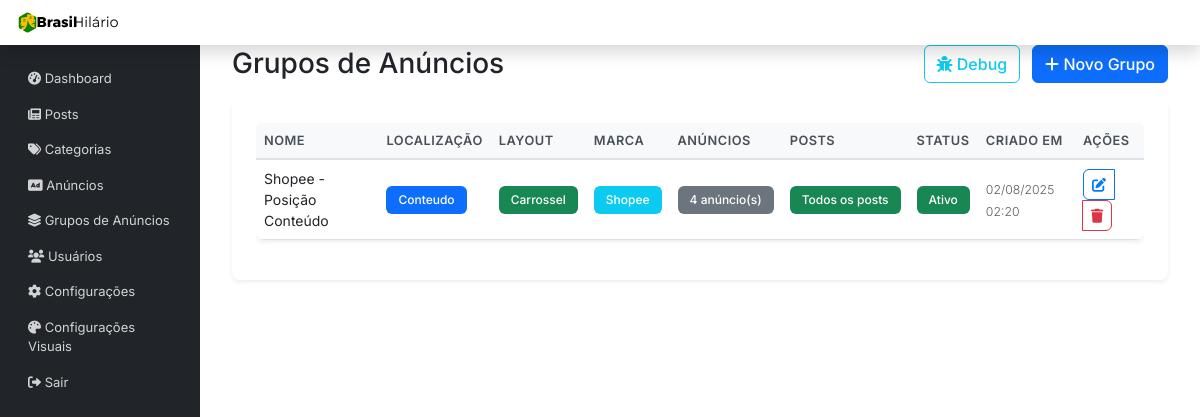
/admin/grupos-anuncios.php (signed in), run on an earlier commit of the app's database.
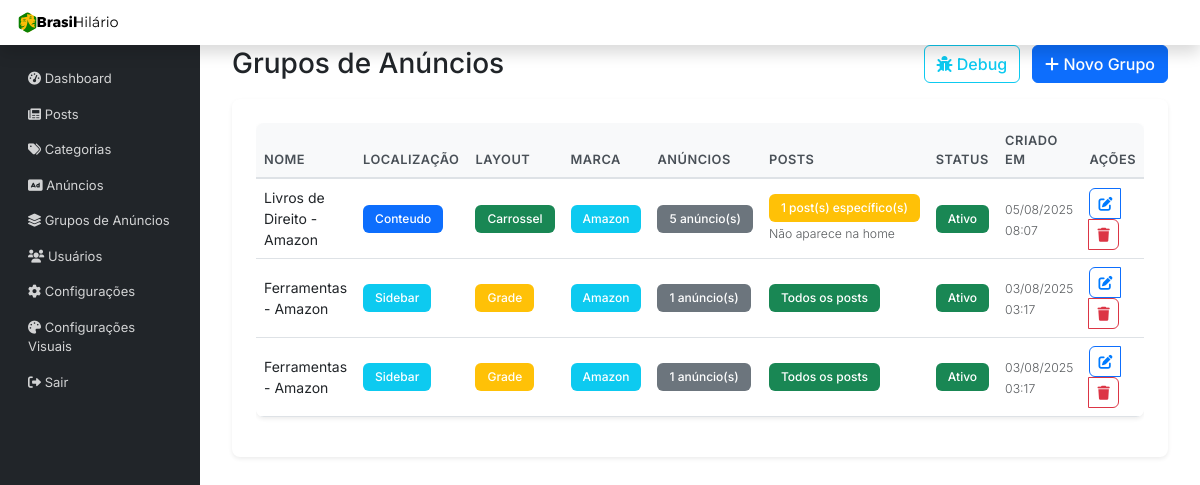
And on a later commit of the database.
### tables this page shows
CREATE TABLE `grupos_anuncios` (
  `id` int(11) NOT NULL,
  `nome` varchar(255) NOT NULL,
  `localizacao` enum('sidebar','conteudo') NOT NULL,
  `layout` enum('carrossel','grade') DEFAULT 'carrossel',
  `marca` enum('','shopee','amazon') DEFAULT '',
  `ativo` tinyint(1) DEFAULT '1',
  `criado_em` timestamp NOT NULL DEFAULT CURRENT_TIMESTAMP,
  `atualizado_em` timestamp NOT NULL DEFAULT CURRENT_TIMESTAMP ON UPDATE CURRENT_TIMESTAMP,
  `posts_especificos` tinyint(1) DEFAULT '0' COMMENT 'TRUE = apenas posts selecionados, FALSE = todos os posts',
  `aparecer_inicio` tinyint(1) DEFAULT '1' COMMENT 'TRUE = aparece na página inicial, FALSE = não aparece'
);

### includes/GruposAnunciosManager.php (called while the page is built, shortened)
<?php
class GruposAnunciosManager {
    private $pdo;
    public function __construct($pdo) {
        $this->pdo = $pdo;
    }
    public function getAllGruposComStats() {
        $sql = "SELECT g.*, COUNT(gi.anuncio_id) as total_anuncios
                FROM grupos_anuncios g
                LEFT JOIN grupos_anuncios_items gi ON g.id = gi.grupo_id
                GROUP BY g.id
                ORDER BY g.criado_em DESC";
        try {
            $stmt = $this->pdo->prepare($sql);
            $stmt->execute();
            return $stmt->fetchAll(PDO::FETCH_ASSOC);
        } catch (Exception $e) {
            error_log("Erro ao buscar grupos com stats: " . $e->getMessage());
            return [];
        }
    }
}
?>

### admin/grupos-anuncios.php (the view, shortened to what the changed rows need)
<?php
require_once '../config/database.php';
require_once '../includes/GruposAnunciosManager.php';
$gruposManager = new GruposAnunciosManager($pdo);
$grupos = $gruposManager->getAllGruposComStats();
include 'includes/header.php';
?>
<div class="d-flex justify-content-between align-items-center mb-4">
    <h1 class="h3 mb-0">Grupos de Anúncios</h1>
</div>
    <div class="card">
        <div class="card-body">
            <?php if (empty($grupos)): ?>
                <div class="text-center py-4">
                    <i class="fas fa-ad fa-3x text-muted mb-3"></i>
                    <h5 class="text-muted">Nenhum grupo de anúncios encontrado</h5>
                    <p class="text-muted">Crie seu primeiro grupo para começar a exibir anúncios organizados.</p>
                    <a href="novo-grupo-anuncios.php" class="btn btn-primary">
                        <i class="fas fa-plus"></i> Criar Primeiro Grupo
                    </a>
                </div>
            <?php else: ?>
                <div class="table-responsive">
                    <table class="table table-hover">
                        <thead>
                            <tr>
                                <th>Nome</th>
                                <th>Localização</th>
                                <th>Layout</th>
                                <th>Marca</th>
                                <th>Anúncios</th>
                                <th>Posts</th>
                                <th>Status</th>
                                <th>Criado em</th>
                                <th>Ações</th>
                            </tr>
                        </thead>
                        <tbody>
                            <?php foreach ($grupos as $grupo): ?>
                                <tr>
                                    <td>
                                        <strong><?php echo htmlspecialchars($grupo['nome']); ?></strong>
                                    </td>
                                    <td>
                                        <span class="badge bg-<?php echo $grupo['localizacao'] === 'sidebar' ? 'info' : 'primary'; ?>">
                                            <?php echo ucfirst($grupo['localizacao']); ?>
                                        </span>
                                    </td>
                                    <td>
                                        <span class="badge bg-<?php echo $grupo['layout'] === 'carrossel' ? 'success' : 'warning'; ?>">
                                            <?php echo ucfirst($grupo['layout']); ?>
                                        </span>
                                    </td>
                                    <td>
                                        <?php if (!empty($grupo['marca'])): ?>
                                            <span class="badge bg-info">
                                                <?php echo ucfirst($grupo['marca']); ?>
                                            </span>
                                        <?php else: ?>
                                            <span class="badge bg-secondary">Infoproduto</span>
                                        <?php endif; ?>
                                    </td>
                                    <td>
                                        <span class="badge bg-secondary">
                                            <?php echo $grupo['total_anuncios']; ?> anúncio(s)
                                        </span>
                                    </td>
                                    <td>
                                        <?php if ($grupo['posts_especificos']): ?>
                                            <span class="badge bg-warning" title="<?php echo htmlspecialchars(implode(', ', $grupo['posts_list'])); ?>">
                                                <?php echo $grupo['posts_info']; ?>
                                            </span>
                                            <?php if (!$grupo['aparecer_inicio']): ?>
                                                <br><small class="text-muted">Não aparece na home</small>
                                            <?php endif; ?>
                                        <?php else: ?>
                                            <span class="badge bg-success">
                                                <?php echo $grupo['posts_info']; ?>
                                            </span>
                                        <?php endif; ?>
                                    </td>
                                    <td>
                                        <?php if ($grupo['ativo']): ?>
                                            <span class="badge bg-success">Ativo</span>
                                        <?php else: ?>
                                            <span class="badge bg-secondary">Inativo</span>
                                        <?php endif; ?>
                                    </td>
                                    <td>
                                        <small class="text-muted">
                                            <?php echo date('d/m/Y H:i', strtotime($grupo['criado_em'])); ?>
                                        </small>
                                    </td>
                                    <td>
                                        <div class="btn-group btn-group-sm" role="group">
                                            <a href="editar-grupo-anuncios.php?id=<?php echo $grupo['id']; ?>"
                                               class="btn btn-outline-primary" title="Editar">
                                                <i class="fas fa-edit"></i>
                                            </a>
                                            <button type="button" class="btn btn-outline-danger"
                                                    onclick="confirmarExclusao(<?php echo $grupo['id']; ?>, '<?php echo htmlspecialchars($grupo['nome']); ?>')"
                                                    title="Excluir">
                                                <i class="fas fa-trash"></i>
                                            </button>
                                        </div>
                                    </td>
                                </tr>
                            <?php endforeach; ?>
                        </tbody>
                    </table>
                </div>
            <?php endif; ?>
        </div>
    </div>
<?php include 'includes/footer.php'; ?>

What changed in the data, as far as the page shows it:
no longer on this page (row edited): grupos_anuncios: nome "Shopee - Posição Conteúdo", localizacao "Conteudo", layout "Carrossel", marca "Shopee", total_anuncios "4", posts_info "Todos os posts", ativo "Ativo", criado_em "02/08/2025 02:20"
added grupos_anuncios: nome "Livros de Direito - Amazon", localizacao "Conteudo", layout "Carrossel", marca "Amazon", total_anuncios "5", posts_info "1 post(s) específico(s)", aparecer_inicio "Não aparece na home", ativo "Ativo", criado_em "05/08/2025 08:07"
added grupos_anuncios: nome "Ferramentas - Amazon", localizacao "Sidebar", layout "Grade", marca "Amazon", total_anuncios "1", posts_info "Todos os posts", ativo "Ativo", criado_em "03/08/2025 03:17"
